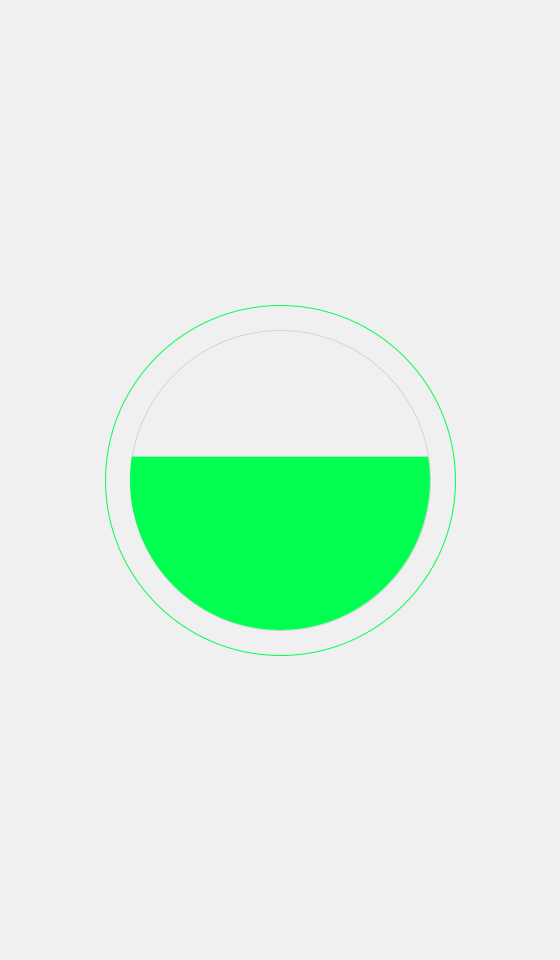
Frame 1 (no input)
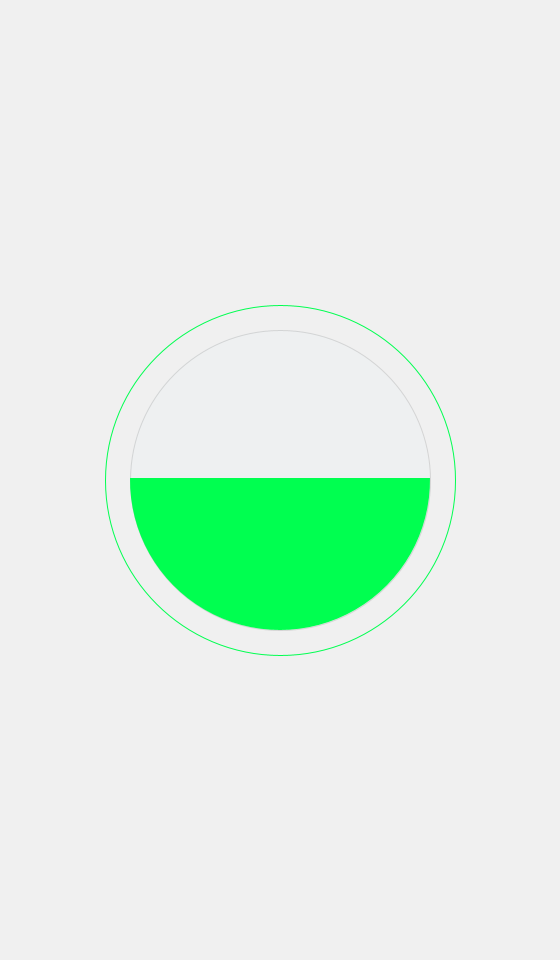
Frame 60 (the mouse pressed at the canvas centre just before this capture)
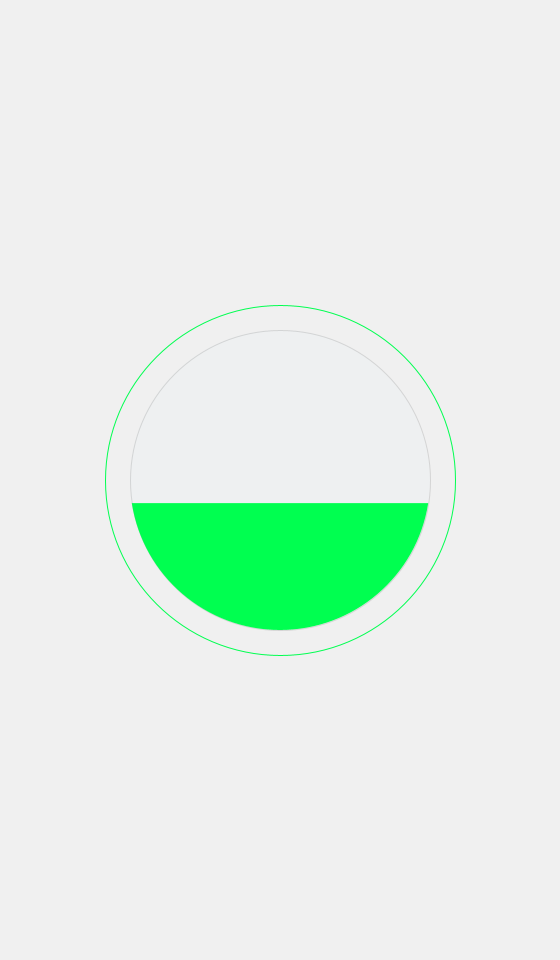
Frame 120 (the mouse held since frame 60 and released just before this capture)

The Processing sketch that drew these frames (run headless with seeded random() and noise(); from frame 60 on, the mouse is pressed at the canvas centre):

// Processing sketch: planets00
// ── planets00.pde
void setup() {
  size(560, 960);
}

void draw() {
  background(240);
  float xx = width/2; 
  float yy = height/2;
  float ss = 300;

  stroke(0, 30);
  fill(#DBF5FC, 20);
  ellipse(xx, yy, ss, ss);

  float a = PI*0.5;
  float h = cos(frameCount*0.08)*PI*0.05+PI*0.5;
  noStroke();
  fill(0, 255, 80);
  arc(xx, yy, ss, ss, a-h, a+h, CHORD);

  stroke(0, 255, 80);
  noFill();
  ellipse(xx, yy, ss+50, ss+50);
}
